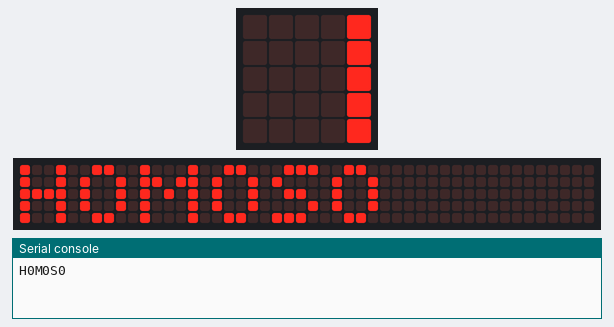
Simulated run of this program. Board: BBC micro:bit running MicroPython. Shown: the board's 5×5 LED display, a strip that is not on the board, showing the scrolling text unrolled, the last lines printed to the serial console. The 48×5 strip is a reading aid, not a part: it shows the text the display is scrolling, unrolled, one strip-width of it at a time.

Above: at 0.07 s.
At 5.02 s:
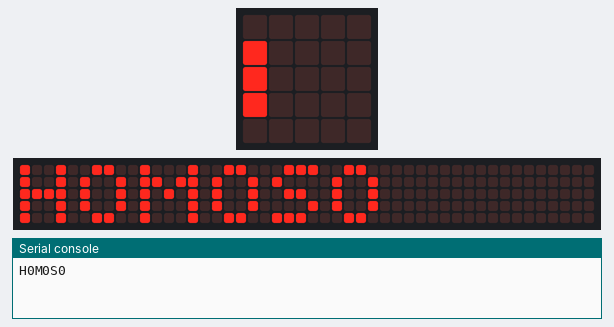
At 9.97 s:
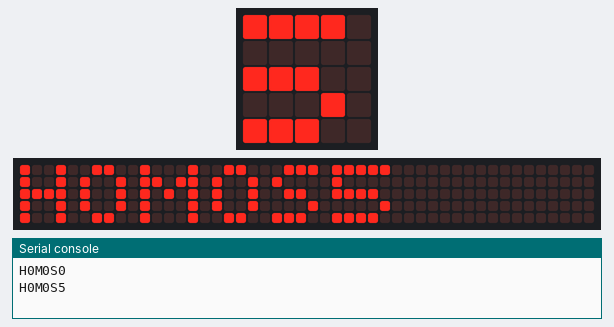
At 19.88 s:
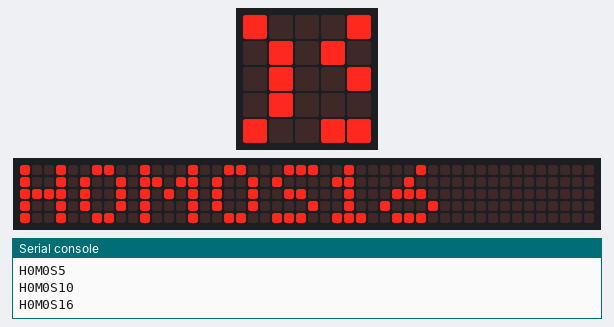
At 29.78 s:
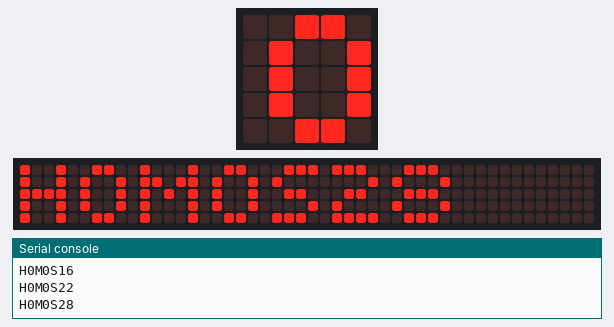
At 39.83 s:
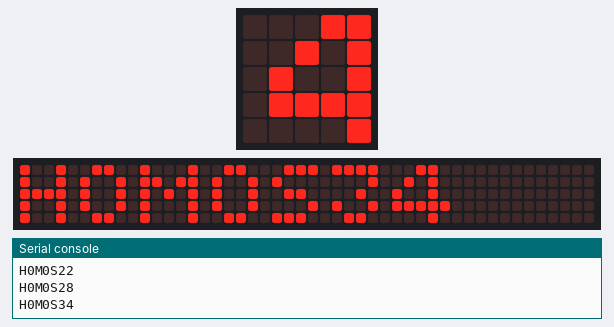

The program:

get_time.py
```python
from microbit import *

def render_time(millis=running_time()):
    seconds=int((running_time()/1000)%60)
    minutes=int((running_time()/(1000*60))%60)
    hours  =int((running_time()/(1000*60*60))%24)
    return hours, minutes, seconds

while True:
    print("H{}M{}S{}".format(*[render_time()[i] for i in range(len(render_time()))]))
    display.scroll("H{}M{}S{}".format(*[render_time()[i] for i in range(len(render_time()))]))
```
